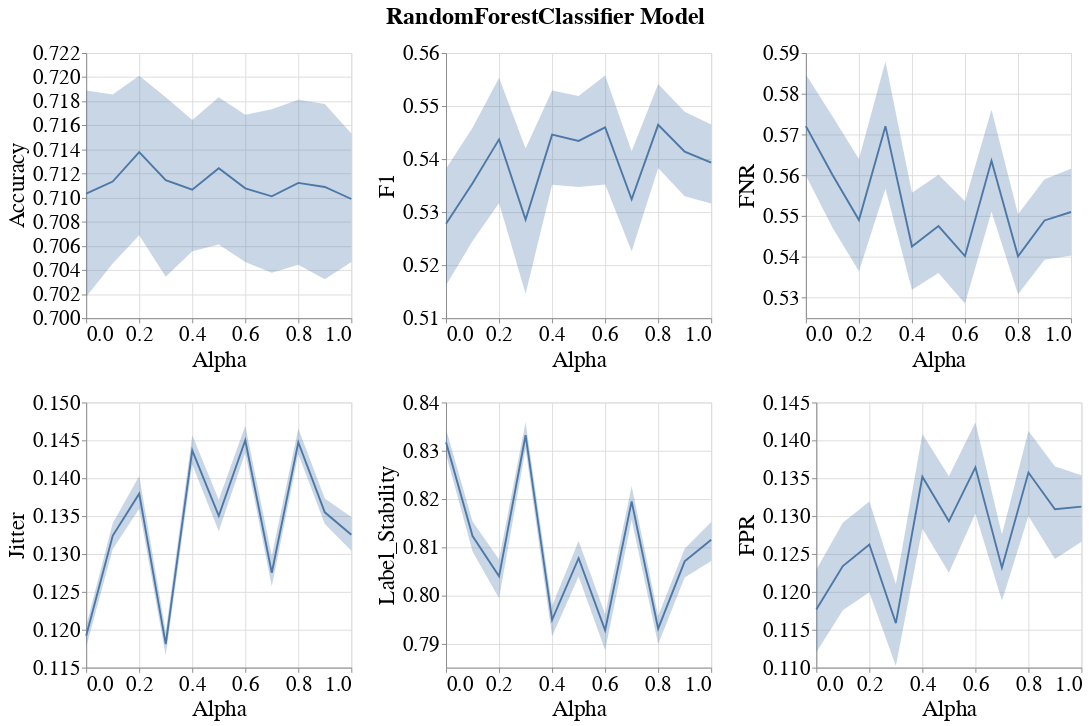

Notebook code for this chart:
### Markdown cell above
### Line band plots for subgroup metrics

### Code cell
visualizer.create_subgroup_metrics_line_band_plot(model_name=MODEL_NAMES[0],
                                                  subgroup_metrics=['Accuracy', 'F1', 'FNR', 'Jitter', 'Label_Stability', 'FPR'])
